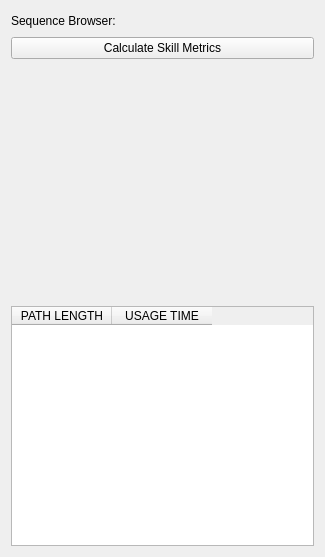
<?xml version="1.0" encoding="UTF-8"?>
<ui version="4.0">
 <class>CalculateSkillMetrics</class>
 <widget class="qMRMLWidget" name="CalculateSkillMetrics">
  <property name="geometry">
   <rect>
    <x>0</x>
    <y>0</y>
    <width>325</width>
    <height>557</height>
   </rect>
  </property>
  <layout class="QVBoxLayout" name="verticalLayout">
   <item>
    <layout class="QHBoxLayout" name="horizontalLayout">
     <item>
      <widget class="QLabel" name="label">
       <property name="text">
        <string>Sequence Browser:</string>
       </property>
      </widget>
     </item>
     <item>
      <spacer name="horizontalSpacer">
       <property name="orientation">
        <enum>Qt::Horizontal</enum>
       </property>
       <property name="sizeType">
        <enum>QSizePolicy::Minimum</enum>
       </property>
       <property name="sizeHint" stdset="0">
        <size>
         <width>40</width>
         <height>20</height>
        </size>
       </property>
      </spacer>
     </item>
     <item>
      <widget class="qMRMLNodeComboBox" name="sequenceBrowserNode">
       <property name="nodeTypes">
        <stringlist notr="true">
         <string>vtkMRMLSequenceBrowserNode</string>
        </stringlist>
       </property>
       <property name="hideChildNodeTypes">
        <stringlist notr="true"/>
       </property>
       <property name="interactionNodeSingletonTag">
        <string notr="true"/>
       </property>
      </widget>
     </item>
    </layout>
   </item>
   <item>
    <widget class="QPushButton" name="calculateButton">
     <property name="enabled">
      <bool>true</bool>
     </property>
     <property name="toolTip">
      <string>Run the algorithm.</string>
     </property>
     <property name="text">
      <string>Calculate Skill Metrics</string>
     </property>
    </widget>
   </item>
   <item>
    <spacer name="verticalSpacer">
     <property name="orientation">
      <enum>Qt::Vertical</enum>
     </property>
     <property name="sizeType">
      <enum>QSizePolicy::Expanding</enum>
     </property>
     <property name="sizeHint" stdset="0">
      <size>
       <width>20</width>
       <height>40</height>
      </size>
     </property>
    </spacer>
   </item>
   <item>
    <widget class="QTableWidget" name="table">
     <property name="enabled">
      <bool>true</bool>
     </property>
     <property name="rowCount">
      <number>0</number>
     </property>
     <property name="columnCount">
      <number>2</number>
     </property>
     <column>
      <property name="text">
       <string>PATH LENGTH</string>
      </property>
     </column>
     <column>
      <property name="text">
       <string>USAGE TIME</string>
      </property>
     </column>
    </widget>
   </item>
  </layout>
 </widget>
 <customwidgets>
  <customwidget>
   <class>qMRMLNodeComboBox</class>
   <extends>QWidget</extends>
   <header>qMRMLNodeComboBox.h</header>
  </customwidget>
  <customwidget>
   <class>qMRMLWidget</class>
   <extends>QWidget</extends>
   <header>qMRMLWidget.h</header>
   <container>1</container>
  </customwidget>
 </customwidgets>
 <resources/>
 <connections/>
</ui>
